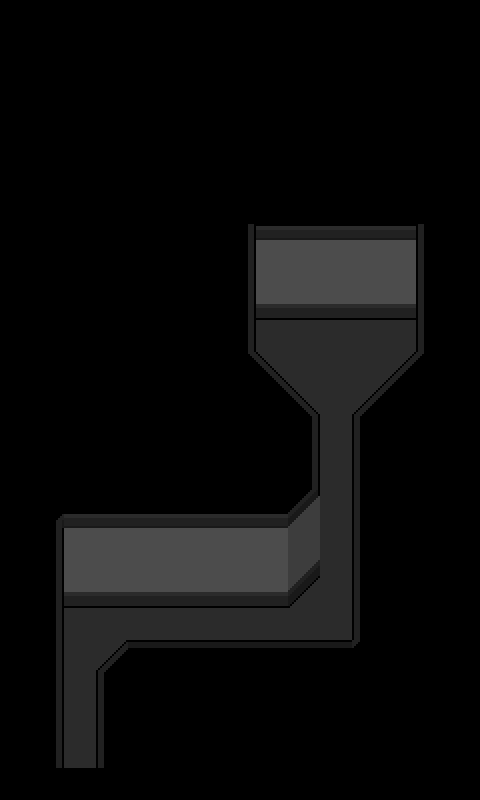

This game map was drawn from its Tiled (.tmx) file and the tilesets committed beside it. A one-line description and the trimmed map source follow:
An orthogonal 15x25 tile map with 32x32 px tiles, 1 tile layer (Tile Layer 1), 2 tilesets and 9 objects (BlackDoor).

<map version="1.0" orientation="orthogonal" width="15" height="25" tilewidth="32" tileheight="32">
 <tileset firstgid="1" name="Hallway" tilewidth="32" tileheight="32">
  <image source="../Tiles/Hallway.png" width="224" height="192" />
 </tileset>
 <tileset firstgid="43" name="PropGrid" tilewidth="32" tileheight="32">
  <image source="../PropGrid.png" width="192" height="608" />
 </tileset>
 <layer name="Tile Layer 1" width="15" height="25">
  <data>[375 cells, 375 non-empty, 17 distinct tile ids]</data>
 </layer>
 <objectgroup name="Props" width="15" height="25">
  <object name="BlackDoor" gid="103" x="290" y="274">
   <properties>
    <property name="CharDialogue" value="Morgan-true-MorganBlackDoor" />
    <property name="CharDialogue2" value="Lucille-true-LucilleBlackDoor" />
    <property name="Collidable" value="false" />
    <property name="Permissions" value="All" />
    <property name="Sprite" value="BlackDoor" />
   </properties>
  </object>
  <object gid="104" x="322" y="274" />
  <object gid="105" x="354" y="274" />
  <object gid="109" x="290" y="306" />
  <object gid="110" x="322" y="306" />
  <object gid="111" x="354" y="306" />
  <object gid="115" x="290" y="338" />
  <object gid="116" x="322" y="338" />
  <object gid="117" x="354" y="338" />
 </objectgroup>
</map>
